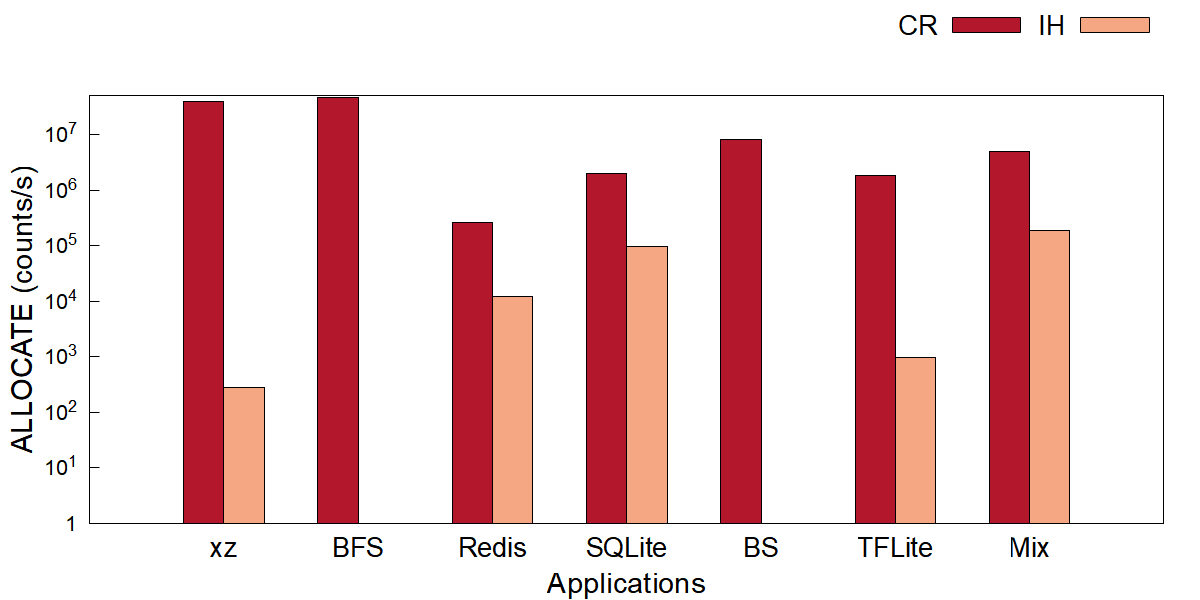

Write gnuplot code to recreate this figure.
# tile_allocate.plt - one counter, one bar per application per data path.
#
# Style mirrors the paper bar charts (image/*.plt): clustered
# bars, Arial 16/22/20, opaque fill with black border, key
# outside top right.  Bars use `with boxes` with explicit
# width and offsets (see tools/gen_fig_plts.py); xrange
# [0:8] centers the 7 application groups.  Full 4-side
# frame (border 15), tics only on left y / bottom x
# (nomirror).  Colors: 2-series figures use #B2172B
# (left, dark) / #F5A682 (right, light); the 3-series
# figure keeps dark gray / light gray / red.
#
# Log y axis: raw counts/s, starts at 1, coarse decade
# tics 1, 10, 100, ... only (10^{%L}, no minor tics);
# the IH series would be invisible on a linear axis.
#
# Data: fig/tile_allocate.dat (raw differenced rates).
#
# Usage: gnuplot fig/tile_allocate.plt   (from the repo root)

set terminal pngcairo size 1200,600 enhanced font 'Arial,16'
set output 'fig/tile_allocate.png'

set ylabel 'ALLOCATE (counts/s)' font 'Arial,22'
set xlabel 'Applications' font 'Arial,22'

set style fill solid border -1
set boxwidth 0.30

set yrange [1:5e+07]
set logscale y 10
unset mytics
set format y '10^{%L}'
set ytics add ("1" 1)

set border 15
set ytics nomirror
set xtics nomirror

# xtics anchored at the cluster centers (1..7); the app
# names come from fig/tile_allocate.dat column 1.
set xtics ('xz' 1, 'BFS' 2, 'Redis' 3, 'SQLite' 4, 'BS' 5, 'TFLite' 6, 'Mix' 7) font ',20'
set xrange [0:8]

set tmargin 4
set key outside top right horizontal font 'Arial,20'

C_CR = "#B2172B"
C_IH = "#F5A682"

plot 'fig/tile_allocate.dat' using ($0+1-0.150):2 with boxes title 'CR' lc rgb C_CR, \
     '' using ($0+1+0.150):3 with boxes title 'IH' lc rgb C_IH
